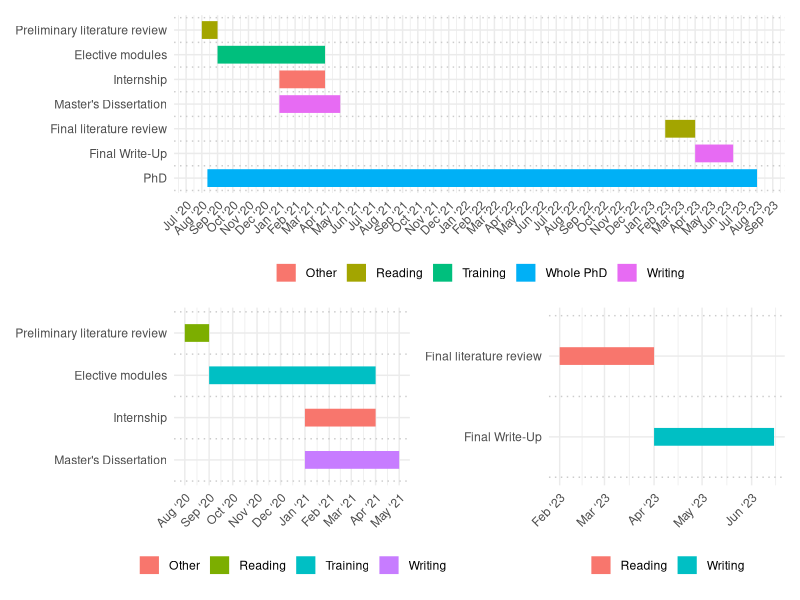

This figure's R source: (Note: this script raises an error after producing the figure.)
#Code inspired by <https://stats.andrewheiss.com/misc/gantt.html>


# Loading libraries -------------------------------------------------------

library(tidyverse) # Easily Install and Load the 'Tidyverse'
library(lubridate) # Make Dealing with Dates a Little Easier
library(scales) # Scale Functions for Visualization
library(Cairo) # R Graphics Device using Cairo Graphics Library
library(patchwork) # The Composer of Plots


# Specifying tasks --------------------------------------------------------

tasks <- tribble(
  ~Start,       ~End,         ~Project,          ~Task,
  "12-08-2020", "01-08-2023", "Whole PhD", "PhD",
  "01-08-2020", "01-09-2020", "Reading", "Preliminary literature review",
  "01-09-2020", "01-04-2021", "Training", "Elective modules",
  "01-01-2021", "01-05-2021", "Writing", "Master's Dissertation",
  "01-01-2021", "01-04-2021", "Other", "Internship",
  "01-02-2023", "01-04-2023", "Reading", "Final literature review",
  "01-04-2023", "15-06-2023", "Writing", "Final Write-Up") %>%
  mutate(Start = dmy(Start),
         End = dmy(End)) %>%
  gather(date.type, task.date, -c(Project, Task)) %>%
  arrange(date.type, task.date) %>%
  mutate(Task = factor(Task, levels = rev(unique(Task)), ordered = TRUE))

# By year -----------------------------------------------------------------

tasks_y2 <- tasks %>%
  filter(task.date < "2021-09-01",
         Task != "PhD")

tasks_y3 <- tasks %>%
  filter(task.date > "2021-09-01",
         task.date < "2022-09-01",
         Task != "PhD")

tasks_y4 <- tasks %>%
  filter(task.date > "2022-09-01",
         task.date < "2023-09-01",
         Task != "PhD")

# Making Gantt function ---------------------------------------------------


Gantt <- function(x, Task, task.date, Project) {
    ggplot(x, aes(x = Task,
                  y = task.date,
                  colour = Project)) +
    geom_line(size = 6) +
    geom_vline(xintercept = seq(length(tasks$Task) + 0.5 - 1, 0, by = -1),
               colour = "grey80",
               linetype = "dotted") +
    guides(colour = guide_legend(title = NULL)) +
    labs(x = NULL, y = NULL) +
    coord_flip() +
    scale_y_date(date_breaks = "1 month",
                 labels = date_format("%b ‘%y")) +
    theme_minimal() +
    theme(axis.text.x = element_text(angle = 45, hjust = 1),
          legend.position = "bottom")
  }

# Whole PhD ---------------------------------------------------------------


whole <- Gantt(tasks)


# By year -----------------------------------------------------------------

y2 <- Gantt(tasks_y2)

y3 <- Gantt(tasks_y3)
  
y4 <- Gantt(tasks_y4)

whole/(y2 + y4)

# Save plot as high resolution PNG (the secret is 'type = "cairo", dpi = 300')
ggsave(timeline, filename = "timeline.png",
       width = 10, height = 6.5, units = "in", type = "cairo", dpi = 300)
